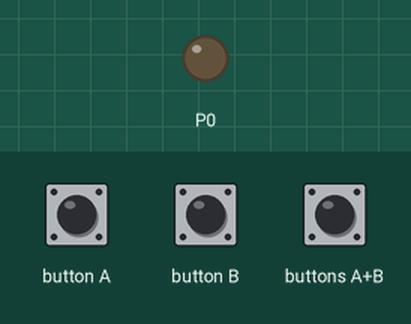
A program run on a simulated BBC micro:bit (MakeCode). Parts: output pins drawn as LEDs (lit = HIGH). Inputs (shaded band) come from the test bench.

Above: at 1.2 s.
1.3 s: button A pressed for 0.15 s
At 1.8 s:
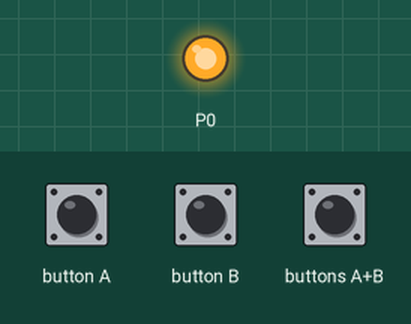
2.9 s: button B pressed for 0.15 s
At 4.2 s:
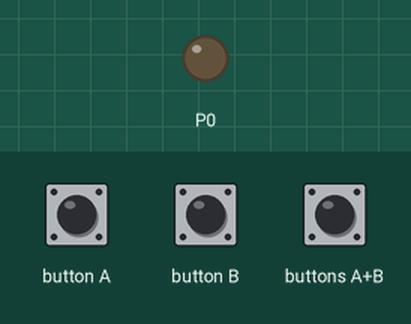
4.5 s: buttons A+B pressed for 0.15 s
At 5.5 s:
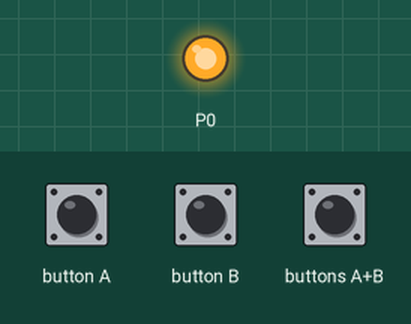
7.6 s: buttons A+B pressed for 1 s
At 11.8 s:
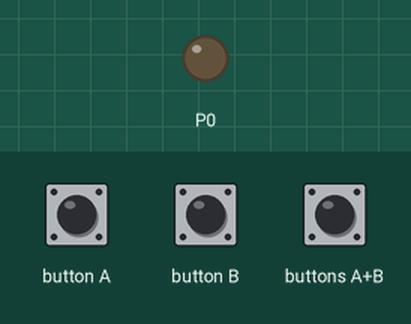
Timing chart, 0 to 12.6 s (numbered marks = the images above; inputs shaded):
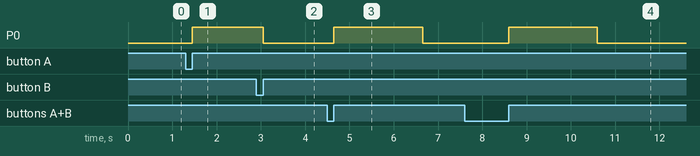

The program:

main.ts
```typescript
input.onButtonPressed(Button.A, function () {
    pins.digitalWritePin(DigitalPin.P0, 1)
})
input.onButtonPressed(Button.AB, function () {
    pins.digitalWritePin(DigitalPin.P0, 1)
    basic.pause(2000)
    pins.digitalWritePin(DigitalPin.P0, 0)
})
input.onButtonPressed(Button.B, function () {
    pins.digitalWritePin(DigitalPin.P0, 0)
})
```

test.ts
```typescript
// tests gaan hier; deze zal niet worden gecompileerd wanneer dit pakket wordt gebruikt als extensie.
```

Measured:
- after the input at 1.3 s, P0: LOW → HIGH after 0.15 s
- after the input at 2.9 s, P0: HIGH → LOW after 0.15 s
- after the input at 4.5 s, P0: LOW → HIGH after 0.15 s, → LOW 2.0 s later
- after the input at 7.6 s, P0: LOW → HIGH after 1.0 s, → LOW 2.0 s later
